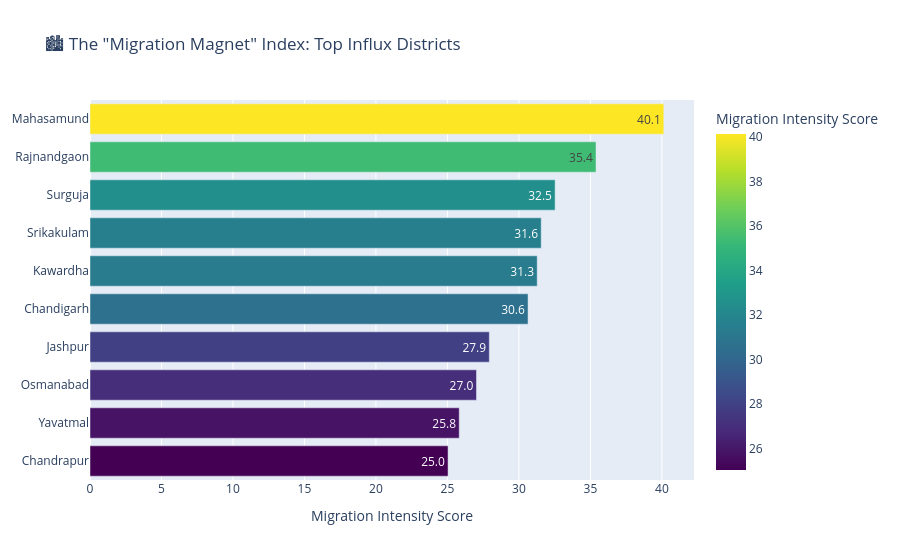

Notebook cell for this chart:
### Code cell
import plotly.express as px

# ==========================================
# RE-GENERATING GRAPH 1: MIGRATION MAGNETS (Horizontal)
# ==========================================
# Sort data so the biggest bar is at the top
top_magnets_sorted = top_magnets.sort_values(by='migration_index', ascending=True)

fig_mig = px.bar(
    top_magnets_sorted,
    x='migration_index', 
    y='district', 
    orientation='h',  # <--- This makes it Horizontal
    color='migration_index',
    title='🏙️ The "Migration Magnet" Index: Top Influx Districts',
    labels={'migration_index': 'Migration Intensity Score', 'district': 'District'},
    text_auto='.1f',
    color_continuous_scale='Viridis' # Professional Green-Blue-Yellow Gradient
)

# Clean up the layout
fig_mig.update_layout(yaxis_title=None, showlegend=False)
fig_mig.show()

### Figure 1 — Plotly figure (JSON) as saved in the notebook; plotly's stock layout.template omitted (floating-point values rounded to 4 significant figures)
{"data": [{"hovertemplate": "Migration Intensity Score=%{marker.color}<br>District=%{y}<extra></extra>", "legendgroup": "", "marker": {"color": [25.04, 25.82, 27.03, 27.93, 30.64, 31.28, 31.56, 32.53, 35.39, 40.13], "coloraxis": "coloraxis", "pattern": {"shape": ""}}, "name": "", "orientation": "h", "showlegend": false, "textposition": "auto", "texttemplate": "%{x:.1f}", "type": "bar", "x": [25.04, 25.82, 27.03, 27.93, 30.64, 31.28, 31.56, 32.53, 35.39, 40.13], "xaxis": "x", "y": ["Chandrapur", "Yavatmal", "Osmanabad", "Jashpur", "Chandigarh", "Kawardha", "Srikakulam", "Surguja", "Rajnandgaon", "Mahasamund"], "yaxis": "y"}], "layout": {"barmode": "relative", "coloraxis": {"colorbar": {"title": {"text": "Migration Intensity Score"}}, "colorscale": [[0, "#440154"], [0.1111, "#482878"], [0.2222, "#3e4989"], [0.3333, "#31688e"], [0.4444, "#26828e"], [0.5556, "#1f9e89"], [0.6667, "#35b779"], [0.7778, "#6ece58"], [0.8889, "#b5de2b"], [1, "#fde725"]]}, "legend": {"tracegroupgap": 0}, "showlegend": false, "title": {"text": "🏙️ The \"Migration Magnet\" Index: Top Influx Districts"}, "xaxis": {"anchor": "y", "domain": [0, 1], "title": {"text": "Migration Intensity Score"}}, "yaxis": {"anchor": "x", "domain": [0, 1], "title": {}}}}
